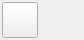
<?xml version="1.0" encoding="UTF-8"?>
<ui version="4.0">
 <class>QG_CadToolBar_FSCreen</class>
 <widget class="QWidget" name="QG_CadToolBar_FSCreen">
  <property name="geometry">
   <rect>
    <x>0</x>
    <y>0</y>
    <width>84</width>
    <height>40</height>
   </rect>
  </property>
  <property name="windowTitle">
   <string>QG_CadToolBar_FSCreen</string>
  </property>
  <widget class="QToolButton" name="btnFSCreen">
   <property name="geometry">
    <rect>
     <x>2</x>
     <y>2</y>
     <width>36</width>
     <height>36</height>
    </rect>
   </property>
   <property name="maximumSize">
    <size>
     <width>36</width>
     <height>36</height>
    </size>
   </property>
   <property name="toolTip">
    <string>全屏</string>
   </property>
   <property name="text">
    <string/>
   </property>
   <property name="icon">
    <iconset resource="../../res/extui/extui.qrc">
     <normaloff>:/extui/FullScreen.png</normaloff>
     <normalon>:/extui/quitFullScreen.png</normalon>
     <disabledoff>:/extui/FullScreen.png</disabledoff>
     <disabledon>:/extui/quitFullScreen.png</disabledon>
     <activeoff>:/extui/FullScreen.png</activeoff>
     <activeon>:/extui/quitFullScreen.png</activeon>
     <selectedoff>:/extui/FullScreen.png</selectedoff>
     <selectedon>:/extui/quitFullScreen.png</selectedon>:/extui/FullScreen.png</iconset>
   </property>
   <property name="iconSize">
    <size>
     <width>32</width>
     <height>32</height>
    </size>
   </property>
   <property name="checkable">
    <bool>true</bool>
   </property>
   <property name="autoExclusive">
    <bool>true</bool>
   </property>
  </widget>
 </widget>
 <layoutdefault spacing="6" margin="11"/>
 <resources>
  <include location="../../res/extui/extui.qrc"/>
 </resources>
 <connections/>
</ui>
